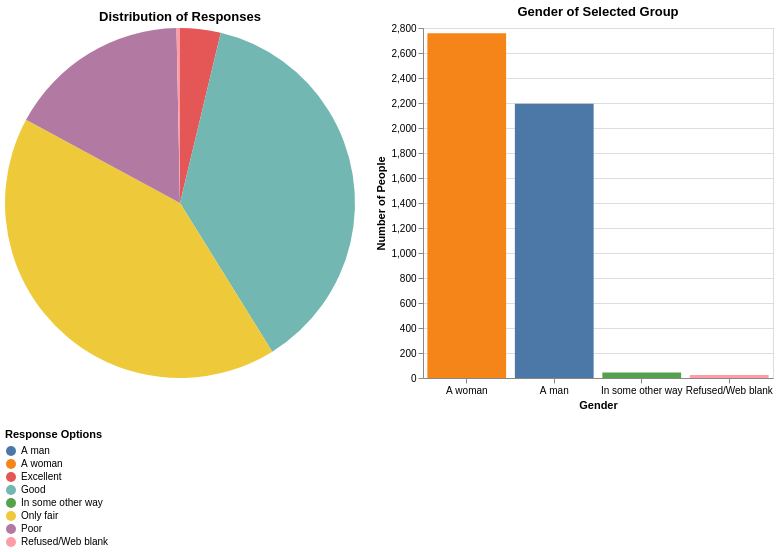

This figure's notebook cell:
### Code cell
#DROPDOWN SELECTION
issue_dropdown = alt.binding_select(options=issues_to_toggle, name='Select Issue: ')
issue_select = alt.selection_point(
    fields=['Issue'], 
    bind=issue_dropdown, 
    value=[{'Issue': 'ECON1MOD'}]
)

#INTERACTIVE SELECTION
click = alt.selection_point(fields=['Response'])

#PIE CHART
pie = alt.Chart(df_agg).mark_arc().encode(
    theta=alt.Theta('sum(Total_Count):Q', stack=True),
    color=alt.Color('Response:N', legend=alt.Legend(title="Response Options", orient="bottom", columns=1)),
    opacity=alt.condition(click, alt.value(1.0), alt.value(0.3)),
    tooltip=['Response:N', alt.Tooltip('sum(Total_Count):Q', title='Total Count')]
).add_params(
    issue_select,
    click
).transform_filter(
    issue_select
).properties(
    width=350,
    height=350,
    title='Distribution of Responses'
)

#BAR CHART
bar = alt.Chart(df_agg).mark_bar().encode(
    x=alt.X('GENDER:N', title='Gender', sort='-y', axis=alt.Axis(labelAngle=0)),
    # CHANGE: Map Y directly to the sum of our Total_Count column
    y=alt.Y('sum(Total_Count):Q', title='Number of People'),
    color=alt.Color('GENDER:N', legend=None),
    tooltip=['GENDER:N', alt.Tooltip('sum(Total_Count):Q', title='Total Count')]
).transform_filter(
    issue_select
).transform_filter(
    click
).properties(
    width=350,
    height=350,
    title='Gender of Selected Group'
)

#ARRANGE AND DISPLAY
interactive_chart = pie | bar
interactive_chart

### Figure 1 — Vega-Lite specification as saved in the notebook (floating-point values rounded to 4 significant figures)
{"config": {"view": {"continuousWidth": 300, "continuousHeight": 300}}, "hconcat": [{"mark": {"type": "arc"}, "encoding": {"color": {"field": "Response", "legend": {"columns": 1, "orient": "bottom", "title": "Response Options"}, "type": "nominal"}, "opacity": {"condition": {"param": "param_cef969e13652010d", "value": 1.0}, "value": 0.3}, "theta": {"aggregate": "sum", "field": "Total_Count", "stack": true, "type": "quantitative"}, "tooltip": [{"field": "Response", "type": "nominal"}, {"aggregate": "sum", "field": "Total_Count", "title": "Total Count", "type": "quantitative"}]}, "height": 350, "name": "view_dd9a41f106b050f9_0", "title": "Distribution of Responses", "transform": [{"filter": {"param": "param_b035636d9283f95c"}}], "width": 350}, {"mark": {"type": "bar"}, "encoding": {"color": {"field": "GENDER", "legend": null, "type": "nominal"}, "tooltip": [{"field": "GENDER", "type": "nominal"}, {"aggregate": "sum", "field": "Total_Count", "title": "Total Count", "type": "quantitative"}], "x": {"axis": {"labelAngle": 0}, "field": "GENDER", "sort": "-y", "title": "Gender", "type": "nominal"}, "y": {"aggregate": "sum", "field": "Total_Count", "title": "Number of People", "type": "quantitative"}}, "height": 350, "title": "Gender of Selected Group", "transform": [{"filter": {"param": "param_b035636d9283f95c"}}, {"filter": {"param": "param_cef969e13652010d"}}], "width": 350}], "data": {"name": "data-df8da990235858e887e6b849906f0f3c"}, "params": [{"name": "param_b035636d9283f95c", "select": {"type": "point", "fields": ["Issue"]}, "bind": {"input": "select", "options": ["ECON1MOD", "CRIMESAFE", "MOREGUNIMPACT", "FIN_SIT", "RELIMP"], "name": "Select Issue: "}, "value": [{"Issue": "ECON1MOD"}], "views": ["view_dd9a41f106b050f9_0"]}, {"name": "param_cef969e13652010d", "select": {"type": "point", "fields": ["Response"]}, "views": ["view_dd9a41f106b050f9_0"]}], "$schema": "https://vega.github.io/schema/vega-lite/v6.1.0.json", "datasets": {"data-df8da990235858e887e6b849906f0f3c": [{"Issue": "CRIMESAFE", "Response": "Extremely safe", "GENDER": "A man", "Total_Count": 226}, {"Issue": "CRIMESAFE", "Response": "Extremely safe", "GENDER": "A woman", "Total_Count": 199}, {"Issue": "CRIMESAFE", "Response": "Extremely safe", "GENDER": "In some other way", "Total_Count": 3}, {"Issue": "CRIMESAFE", "Response": "Extremely safe", "GENDER": "Refused/Web blank", "Total_Count": 5}, {"Issue": "CRIMESAFE", "Response": "Not at all safe", "GENDER": "A man", "Total_Count": 40}, {"Issue": "CRIMESAFE", "Response": "Not at all safe", "GENDER": "A woman", "Total_Count": 56}, {"Issue": "CRIMESAFE", "Response": "Not at all safe", "GENDER": "In some other way", "Total_Count": 1}, {"Issue": "CRIMESAFE", "Response": "Not too safe", "GENDER": "A man", "Total_Count": 130}, {"Issue": "CRIMESAFE", "Response": "Not too safe", "GENDER": "A woman", "Total_Count": 230}, {"Issue": "CRIMESAFE", "Response": "Not too safe", "GENDER": "In some other way", "Total_Count": 8}, {"Issue": "CRIMESAFE", "Response": "Not too safe", "GENDER": "Refused/Web blank", "Total_Count": 1}, {"Issue": "CRIMESAFE", "Response": "Refused/Web blank", "GENDER": "A man", "Total_Count": 2}, {"Issue": "CRIMESAFE", "Response": "Refused/Web blank", "GENDER": "A woman", "Total_Count": 12}, {"Issue": "CRIMESAFE", "Response": "Refused/Web blank", "GENDER": "In some other way", "Total_Count": 1}, {"Issue": "CRIMESAFE", "Response": "Somewhat safe", "GENDER": "A man", "Total_Count": 804}, {"Issue": "CRIMESAFE", "Response": "Somewhat safe", "GENDER": "A woman", "Total_Count": 1233}, {"Issue": "CRIMESAFE", "Response": "Somewhat safe", "GENDER": "In some other way", "Total_Count": 22}, {"Issue": "CRIMESAFE", "Response": "Somewhat safe", "GENDER": "Refused/Web blank", "Total_Count": 9}, {"Issue": "CRIMESAFE", "Response": "Very safe", "GENDER": "A man", "Total_Count": 992}, {"Issue": "CRIMESAFE", "Response": "Very safe", "GENDER": "A woman", "Total_Count": 1028}, {"Issue": "CRIMESAFE", "Response": "Very safe", "GENDER": "In some other way", "Total_Count": 10}, {"Issue": "CRIMESAFE", "Response": "Very safe", "GENDER": "Refused/Web blank", "Total_Count": 10}, {"Issue": "ECON1MOD", "Response": "Excellent", "GENDER": "A man", "Total_Count": 116}, {"Issue": "ECON1MOD", "Response": "Excellent", "GENDER": "A woman", "Total_Count": 71}, {"Issue": "ECON1MOD", "Response": "Excellent", "GENDER": "In some other way", "Total_Count": 1}, {"Issue": "ECON1MOD", "Response": "Good", "GENDER": "A man", "Total_Count": 931}, {"Issue": "ECON1MOD", "Response": "Good", "GENDER": "A woman", "Total_Count": 934}, {"Issue": "ECON1MOD", "Response": "Good", "GENDER": "In some other way", "Total_Count": 5}, {"Issue": "ECON1MOD", "Response": "Good", "GENDER": "Refused/Web blank", "Total_Count": 9}, {"Issue": "ECON1MOD", "Response": "Only fair", "GENDER": "A man", "Total_Count": 854}, {"Issue": "ECON1MOD", "Response": "Only fair", "GENDER": "A woman", "Total_Count": 1214}, {"Issue": "ECON1MOD", "Response": "Only fair", "GENDER": "In some other way", "Total_Count": 17}, {"Issue": "ECON1MOD", "Response": "Only fair", "GENDER": "Refused/Web blank", "Total_Count": 11}, {"Issue": "ECON1MOD", "Response": "Poor", "GENDER": "A man", "Total_Count": 288}, {"Issue": "ECON1MOD", "Response": "Poor", "GENDER": "A woman", "Total_Count": 528}, {"Issue": "ECON1MOD", "Response": "Poor", "GENDER": "In some other way", "Total_Count": 22}, {"Issue": "ECON1MOD", "Response": "Poor", "GENDER": "Refused/Web blank", "Total_Count": 5}, {"Issue": "ECON1MOD", "Response": "Refused/Web blank", "GENDER": "A man", "Total_Count": 5}, {"Issue": "ECON1MOD", "Response": "Refused/Web blank", "GENDER": "A woman", "Total_Count": 11}, {"Issue": "FIN_SIT", "Response": "Don't even have enough to meet basic expenses", "GENDER": "A man", "Total_Count": 128}, {"Issue": "FIN_SIT", "Response": "Don't even have enough to meet basic expenses", "GENDER": "A woman", "Total_Count": 294}, {"Issue": "FIN_SIT", "Response": "Don't even have enough to meet basic expenses", "GENDER": "In some other way", "Total_Count": 12}, {"Issue": "FIN_SIT", "Response": "Don't even have enough to meet basic expenses", "GENDER": "Refused/Web blank", "Total_Count": 5}, {"Issue": "FIN_SIT", "Response": "Just meet my basic expenses", "GENDER": "A man", "Total_Count": 434}, {"Issue": "FIN_SIT", "Response": "Just meet my basic expenses", "GENDER": "A woman", "Total_Count": 715}, {"Issue": "FIN_SIT", "Response": "Just meet my basic expenses", "GENDER": "In some other way", "Total_Count": 12}, {"Issue": "FIN_SIT", "Response": "Just meet my basic expenses", "GENDER": "Refused/Web blank", "Total_Count": 4}, {"Issue": "FIN_SIT", "Response": "Live comfortably", "GENDER": "A man", "Total_Count": 833}, {"Issue": "FIN_SIT", "Response": "Live comfortably", "GENDER": "A woman", "Total_Count": 736}, {"Issue": "FIN_SIT", "Response": "Live comfortably", "GENDER": "In some other way", "Total_Count": 7}, {"Issue": "FIN_SIT", "Response": "Live comfortably", "GENDER": "Refused/Web blank", "Total_Count": 3}, {"Issue": "FIN_SIT", "Response": "Meet my basic expenses with a little left over for extras", "GENDER": "A man", "Total_Count": 793}, {"Issue": "FIN_SIT", "Response": "Meet my basic expenses with a little left over for extras", "GENDER": "A woman", "Total_Count": 1001}, {"Issue": "FIN_SIT", "Response": "Meet my basic expenses with a little left over for extras", "GENDER": "In some other way", "Total_Count": 14}, {"Issue": "FIN_SIT", "Response": "Meet my basic expenses with a little left over for extras", "GENDER": "Refused/Web blank", "Total_Count": 9}, {"Issue": "FIN_SIT", "Response": "Refused/Web blank", "GENDER": "A man", "Total_Count": 6}, {"Issue": "FIN_SIT", "Response": "Refused/Web blank", "GENDER": "A woman", "Total_Count": 12}, {"Issue": "FIN_SIT", "Response": "Refused/Web blank", "GENDER": "Refused/Web blank", "Total_Count": 4}, {"Issue": "MOREGUNIMPACT", "Response": "Less crime", "GENDER": "A man", "Total_Count": 761}, {"Issue": "MOREGUNIMPACT", "Response": "Less crime", "GENDER": "A woman", "Total_Count": 565}, {"Issue": "MOREGUNIMPACT", "Response": "Less crime", "GENDER": "In some other way", "Total_Count": 6}, {"Issue": "MOREGUNIMPACT", "Response": "Less crime", "GENDER": "Refused/Web blank", "Total_Count": 3}, {"Issue": "MOREGUNIMPACT", "Response": "More crime", "GENDER": "A man", "Total_Count": 687}, {"Issue": "MOREGUNIMPACT", "Response": "More crime", "GENDER": "A woman", "Total_Count": 1247}, {"Issue": "MOREGUNIMPACT", "Response": "More crime", "GENDER": "In some other way", "Total_Count": 24}, {"Issue": "MOREGUNIMPACT", "Response": "More crime", "GENDER": "Refused/Web blank", "Total_Count": 14}, {"Issue": "MOREGUNIMPACT", "Response": "No difference", "GENDER": "A man", "Total_Count": 735}, {"Issue": "MOREGUNIMPACT", "Response": "No difference", "GENDER": "A woman", "Total_Count": 925}, {"Issue": "MOREGUNIMPACT", "Response": "No difference", "GENDER": "In some other way", "Total_Count": 14}, {"Issue": "MOREGUNIMPACT", "Response": "No difference", "GENDER": "Refused/Web blank", "Total_Count": 5}, {"Issue": "MOREGUNIMPACT", "Response": "Refused/Web blank", "GENDER": "A man", "Total_Count": 11}, {"Issue": "MOREGUNIMPACT", "Response": "Refused/Web blank", "GENDER": "A woman", "Total_Count": 21}, {"Issue": "MOREGUNIMPACT", "Response": "Refused/Web blank", "GENDER": "In some other way", "Total_Count": 1}, {"Issue": "MOREGUNIMPACT", "Response": "Refused/Web blank", "GENDER": "Refused/Web blank", "Total_Count": 3}, {"Issue": "RELIMP", "Response": "Not at all important", "GENDER": "A man", "Total_Count": 400}, {"Issue": "RELIMP", "Response": "Not at all important", "GENDER": "A woman", "Total_Count": 395}, {"Issue": "RELIMP", "Response": "Not at all important", "GENDER": "In some other way", "Total_Count": 20}, {"Issue": "RELIMP", "Response": "Not at all important", "GENDER": "Refused/Web blank", "Total_Count": 2}, {"Issue": "RELIMP", "Response": "Not too important", "GENDER": "A man", "Total_Count": 402}, {"Issue": "RELIMP", "Response": "Not too important", "GENDER": "A woman", "Total_Count": 338}, {"Issue": "RELIMP", "Response": "Not too important", "GENDER": "In some other way", "Total_Count": 9}, {"Issue": "RELIMP", "Response": "Refused/Web blank", "GENDER": "A man", "Total_Count": 22}, {"Issue": "RELIMP", "Response": "Refused/Web blank", "GENDER": "A woman", "Total_Count": 19}, {"Issue": "RELIMP", "Response": "Refused/Web blank", "GENDER": "Refused/Web blank", "Total_Count": 6}, {"Issue": "RELIMP", "Response": "Somewhat important", "GENDER": "A man", "Total_Count": 505}, {"Issue": "RELIMP", "Response": "Somewhat important", "GENDER": "A woman", "Total_Count": 664}, {"Issue": "RELIMP", "Response": "Somewhat important", "GENDER": "In some other way", "Total_Count": 9}, {"Issue": "RELIMP", "Response": "Very important", "GENDER": "A man", "Total_Count": 865}, {"Issue": "RELIMP", "Response": "Very important", "GENDER": "A woman", "Total_Count": 1342}, {"Issue": "RELIMP", "Response": "Very important", "GENDER": "In some other way", "Total_Count": 7}, {"Issue": "RELIMP", "Response": "Very important", "GENDER": "Refused/Web blank", "Total_Count": 17}]}}
